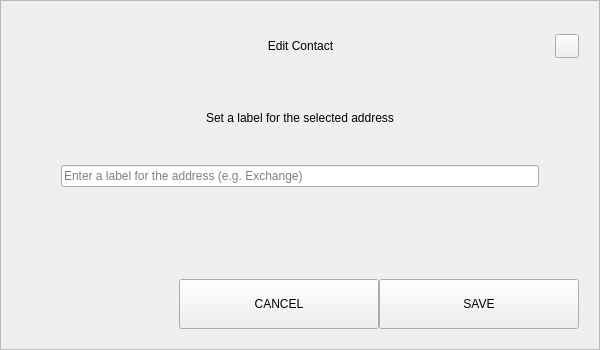
<?xml version="1.0" encoding="UTF-8"?>
<ui version="4.0">
 <class>AddNewContactDialog</class>
 <widget class="QDialog" name="AddNewContactDialog">
  <property name="geometry">
   <rect>
    <x>0</x>
    <y>0</y>
    <width>600</width>
    <height>350</height>
   </rect>
  </property>
  <property name="windowTitle">
   <string>Dialog</string>
  </property>
  <layout class="QVBoxLayout" name="verticalLayout_4">
   <property name="spacing">
    <number>0</number>
   </property>
   <property name="leftMargin">
    <number>0</number>
   </property>
   <property name="topMargin">
    <number>0</number>
   </property>
   <property name="rightMargin">
    <number>0</number>
   </property>
   <property name="bottomMargin">
    <number>0</number>
   </property>
   <item>
    <widget class="QFrame" name="frame">
     <property name="frameShape">
      <enum>QFrame::StyledPanel</enum>
     </property>
     <property name="frameShadow">
      <enum>QFrame::Raised</enum>
     </property>
     <layout class="QVBoxLayout" name="verticalLayout_3">
      <property name="spacing">
       <number>0</number>
      </property>
      <property name="leftMargin">
       <number>20</number>
      </property>
      <property name="topMargin">
       <number>20</number>
      </property>
      <property name="rightMargin">
       <number>20</number>
      </property>
      <property name="bottomMargin">
       <number>20</number>
      </property>
      <item>
       <layout class="QHBoxLayout" name="horizontalLayout_3">
        <property name="spacing">
         <number>0</number>
        </property>
        <item>
         <spacer name="horizontalSpacer_2">
          <property name="orientation">
           <enum>Qt::Horizontal</enum>
          </property>
          <property name="sizeHint" stdset="0">
           <size>
            <width>40</width>
            <height>20</height>
           </size>
          </property>
         </spacer>
        </item>
        <item>
         <widget class="QLabel" name="labelTitle">
          <property name="minimumSize">
           <size>
            <width>0</width>
            <height>50</height>
           </size>
          </property>
          <property name="maximumSize">
           <size>
            <width>16777215</width>
            <height>70</height>
           </size>
          </property>
          <property name="styleSheet">
           <string notr="true">padding-left:24px;</string>
          </property>
          <property name="text">
           <string>Edit Contact</string>
          </property>
          <property name="alignment">
           <set>Qt::AlignCenter</set>
          </property>
          <property name="margin">
           <number>7</number>
          </property>
         </widget>
        </item>
        <item>
         <spacer name="horizontalSpacer1">
          <property name="orientation">
           <enum>Qt::Horizontal</enum>
          </property>
          <property name="sizeHint" stdset="0">
           <size>
            <width>40</width>
            <height>20</height>
           </size>
          </property>
         </spacer>
        </item>
        <item>
         <widget class="QPushButton" name="btnEsc">
          <property name="minimumSize">
           <size>
            <width>24</width>
            <height>24</height>
           </size>
          </property>
          <property name="maximumSize">
           <size>
            <width>24</width>
            <height>24</height>
           </size>
          </property>
          <property name="focusPolicy">
           <enum>Qt::NoFocus</enum>
          </property>
          <property name="text">
           <string/>
          </property>
         </widget>
        </item>
       </layout>
      </item>
      <item>
       <spacer name="verticalSpacer">
        <property name="orientation">
         <enum>Qt::Vertical</enum>
        </property>
        <property name="sizeType">
         <enum>QSizePolicy::Fixed</enum>
        </property>
        <property name="sizeHint" stdset="0">
         <size>
          <width>20</width>
          <height>40</height>
         </size>
        </property>
       </spacer>
      </item>
      <item>
       <layout class="QVBoxLayout" name="verticalLayout_2">
        <property name="spacing">
         <number>0</number>
        </property>
        <property name="leftMargin">
         <number>40</number>
        </property>
        <property name="rightMargin">
         <number>40</number>
        </property>
        <item>
         <widget class="QLabel" name="labelMessage">
          <property name="text">
           <string>Set a label for the selected address</string>
          </property>
          <property name="alignment">
           <set>Qt::AlignCenter</set>
          </property>
          <property name="wordWrap">
           <bool>true</bool>
          </property>
         </widget>
        </item>
        <item>
         <spacer name="verticalSpacer_5">
          <property name="orientation">
           <enum>Qt::Vertical</enum>
          </property>
          <property name="sizeType">
           <enum>QSizePolicy::Fixed</enum>
          </property>
          <property name="sizeHint" stdset="0">
           <size>
            <width>20</width>
            <height>40</height>
           </size>
          </property>
         </spacer>
        </item>
        <item>
         <layout class="QVBoxLayout" name="verticalLayout">
          <property name="spacing">
           <number>10</number>
          </property>
          <item>
           <widget class="QLineEdit" name="lineEditName">
            <property name="placeholderText">
             <string>Enter a label for the address (e.g. Exchange)</string>
            </property>
           </widget>
          </item>
         </layout>
        </item>
       </layout>
      </item>
      <item>
       <spacer name="verticalSpacer_2">
        <property name="orientation">
         <enum>Qt::Vertical</enum>
        </property>
        <property name="sizeHint" stdset="0">
         <size>
          <width>20</width>
          <height>40</height>
         </size>
        </property>
       </spacer>
      </item>
      <item>
       <layout class="QHBoxLayout" name="horizontalLayout">
        <property name="spacing">
         <number>0</number>
        </property>
        <item>
         <spacer name="horizontalSpacer">
          <property name="orientation">
           <enum>Qt::Horizontal</enum>
          </property>
          <property name="sizeHint" stdset="0">
           <size>
            <width>40</width>
            <height>20</height>
           </size>
          </property>
         </spacer>
        </item>
        <item>
         <widget class="QPushButton" name="btnCancel">
          <property name="minimumSize">
           <size>
            <width>200</width>
            <height>50</height>
           </size>
          </property>
          <property name="focusPolicy">
           <enum>Qt::NoFocus</enum>
          </property>
          <property name="text">
           <string>CANCEL</string>
          </property>
         </widget>
        </item>
        <item>
         <widget class="QPushButton" name="btnOk">
          <property name="minimumSize">
           <size>
            <width>200</width>
            <height>50</height>
           </size>
          </property>
          <property name="focusPolicy">
           <enum>Qt::NoFocus</enum>
          </property>
          <property name="text">
           <string>SAVE</string>
          </property>
         </widget>
        </item>
       </layout>
      </item>
     </layout>
    </widget>
   </item>
  </layout>
 </widget>
 <resources/>
 <connections/>
</ui>
